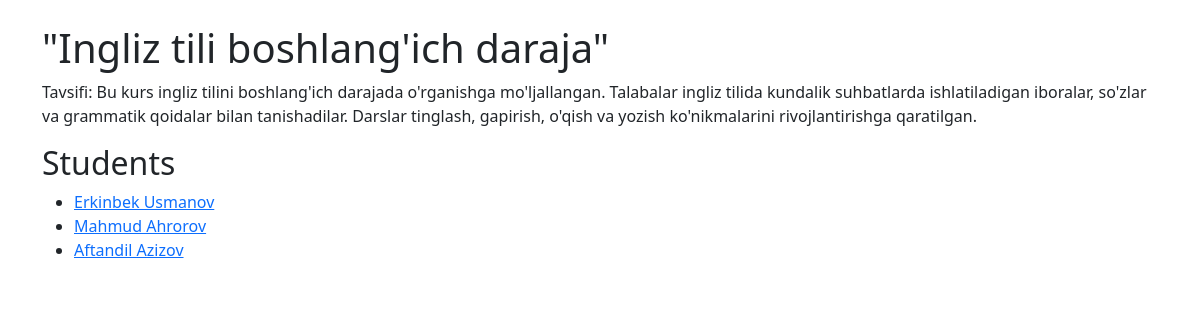
Page /course/4/ on the committed database.
### courses/models.py (models this page shows, shortened)
class Course(models.Model):
    title = models.CharField(max_length=255)
    description = models.TextField()
    created_at = models.DateTimeField(auto_now_add=True)
    updated_at = models.DateTimeField(auto_now=True)

class Student(models.Model):
    name = models.CharField(max_length=255)
    email = models.EmailField(unique=True)
    enrolled_at = models.DateTimeField(auto_now_add=True)
    course = models.ForeignKey(Course, on_delete=models.CASCADE, related_name='students')

### courses/views.py (the view)
# urls.py: path('course/<int:course_id>/', views.course_students, name='course_students'),
def course_students(request, course_id):
    course = get_object_or_404(Course, id=course_id)
    students = course.students.all()
    return render(request, 'course_students.html', {'course': course, 'students': students})

### courses/templates/course_students.html (shortened to what this page needs)
{% extends 'base.html' %}
{% block content %}
<h1>{{ course.title }}</h1>
<p>{{ course.description }}</p>
<h2>Students</h2>
<ul>
    {% for student in students %}
    <li><a href="{% url 'student_detail' student.id %}">{{ student.name }}</a></li>
    {% endfor %}
</ul>
{% endblock %}

### rows in the picture
Course: title "\"Ingliz tili boshlang'ich daraja\"", description "Tavsifi: Bu kurs ingliz tilini boshlang'ich darajada o'rganishga mo'ljallangan. Talabalar ingliz tilida kundalik suhbatlarda ishlatiladigan iboralar, so'zlar va grammatik qoidalar bilan tanishadilar. Darslar tinglash, gapirish, o'qish va yozish ko'nikmalarini rivojlantirishga qaratilgan."
Student: name "Erkinbek Usmanov"
Student: name "Mahmud Ahrorov"
Student: name "Aftandil Azizov"
